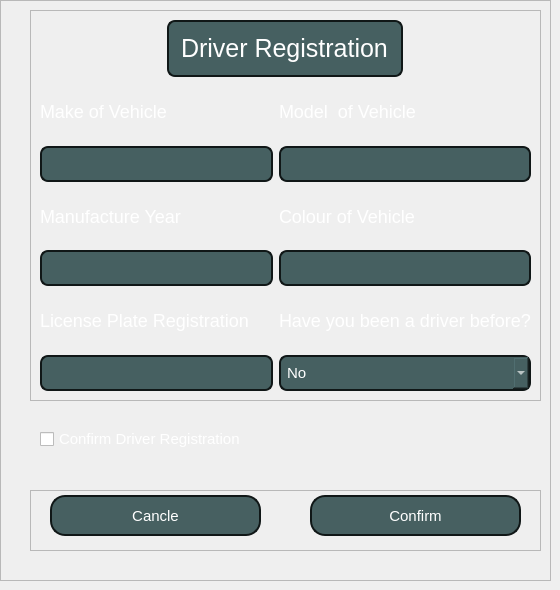
       <widget class="QWidget" name="becomeDriverPage">
        <widget class="QFrame" name="driverForm">
         <property name="geometry">
          <rect>
           <x>0</x>
           <y>0</y>
           <width>551</width>
           <height>581</height>
          </rect>
         </property>
         <property name="frameShape">
          <enum>QFrame::Shape::StyledPanel</enum>
         </property>
         <property name="frameShadow">
          <enum>QFrame::Shadow::Raised</enum>
         </property>
         <widget class="QFrame" name="frame_6">
          <property name="geometry">
           <rect>
            <x>30</x>
            <y>490</y>
            <width>511</width>
            <height>61</height>
           </rect>
          </property>
          <property name="frameShape">
           <enum>QFrame::Shape::StyledPanel</enum>
          </property>
          <property name="frameShadow">
           <enum>QFrame::Shadow::Raised</enum>
          </property>
          <widget class="QPushButton" name="confirmDriver_btn">
           <property name="geometry">
            <rect>
             <x>270</x>
             <y>0</y>
             <width>231</width>
             <height>51</height>
            </rect>
           </property>
           <property name="font">
            <font>
             <family>Arial</family>
             <pointsize>-1</pointsize>
             <bold>false</bold>
            </font>
           </property>
           <property name="cursor">
            <cursorShape>PointingHandCursor</cursorShape>
           </property>
           <property name="styleSheet">
            <string notr="true">QPushButton {
    background-color: #476061;
    color: #FFFFFF;
    font-size: 15px;
    padding: 10px 10px;

    /* Border and Shape */
    border: 2px solid #101717; 
    border-radius: 15px; 
    margin: 5px 10px 5px 10px;
    text-align: center;
}

/* Style for hover over button */
QPushButton:pressed {
    background-color: #4A5C66;
    border: 2px solid #FFFFFF;
}</string>
           </property>
           <property name="text">
            <string>Confirm</string>
           </property>
          </widget>
          <widget class="QPushButton" name="cancleDriver_btn">
           <property name="geometry">
            <rect>
             <x>10</x>
             <y>0</y>
             <width>231</width>
             <height>51</height>
            </rect>
           </property>
           <property name="font">
            <font>
             <family>Arial</family>
             <pointsize>-1</pointsize>
             <bold>false</bold>
            </font>
           </property>
           <property name="cursor">
            <cursorShape>PointingHandCursor</cursorShape>
           </property>
           <property name="styleSheet">
            <string notr="true">QPushButton {
    background-color: #476061;
    color: #FFFFFF;
    font-size: 15px;
    padding: 10px 10px;

    /* Border and Shape */
    border: 2px solid #101717; 
    border-radius: 15px; 
    margin: 5px 10px 5px 10px;
    text-align: center;
}

/* Style for hover over button */
QPushButton:pressed {
    background-color: #4A5C66;
    border: 2px solid #FFFFFF;
}</string>
           </property>
           <property name="text">
            <string>Cancle</string>
           </property>
          </widget>
         </widget>
         <widget class="QFrame" name="driver_reg_layout">
          <property name="geometry">
           <rect>
            <x>30</x>
            <y>10</y>
            <width>511</width>
            <height>391</height>
           </rect>
          </property>
          <property name="styleSheet">
           <string notr="true"/>
          </property>
          <property name="frameShape">
           <enum>QFrame::Shape::StyledPanel</enum>
          </property>
          <property name="frameShadow">
           <enum>QFrame::Shadow::Raised</enum>
          </property>
          <layout class="QGridLayout" name="gridLayout">
           <item row="6" column="1">
            <widget class="QComboBox" name="yes_No">
             <property name="sizePolicy">
              <sizepolicy hsizetype="Preferred" vsizetype="Fixed">
               <horstretch>0</horstretch>
               <verstretch>0</verstretch>
              </sizepolicy>
             </property>
             <property name="styleSheet">
              <string notr="true">QComboBox {
    background-color: #466061; 
    border: 2px solid #101717; 
    border-radius: 8px; 
    padding: 6px;
    color: white; 
    font-size: 15px;            
}

QComboBox QAbstractItemView {
    background-color: #466061;
    color: white;
}

QComboBox:focus {
    background-color: #4A5C66; /* Slightly lighter background on hover */
    border: 2px solid #FFFFFF; /* Highlight the border on hover */
}

</string>
             </property>
             <item>
              <property name="text">
               <string>No</string>
              </property>
             </item>
             <item>
              <property name="text">
               <string>Yes</string>
              </property>
             </item>
            </widget>
           </item>
           <item row="4" column="1">
            <widget class="QLineEdit" name="carColour">
             <property name="sizePolicy">
              <sizepolicy hsizetype="Expanding" vsizetype="Fixed">
               <horstretch>0</horstretch>
               <verstretch>0</verstretch>
              </sizepolicy>
             </property>
             <property name="styleSheet">
              <string notr="true">QLineEdit {
    background-color: #466061; 
    border: 2px solid #101717; 
    border-radius: 8px; 
    padding: 6px;
    color: white; 
    font-size: 15px;            
}
QLineEdit:focus {
    background-color: #4A5C66; /* Slightly lighter background on hover */
    border: 2px solid #FFFFFF; /* Highlight the border on hover */
}</string>
             </property>
             <property name="text">
              <string/>
             </property>
            </widget>
           </item>
           <item row="1" column="0">
            <widget class="QLabel" name="label_9">
             <property name="font">
              <font>
               <family>Arial</family>
               <pointsize>-1</pointsize>
              </font>
             </property>
             <property name="styleSheet">
              <string notr="true">QLabel {
    color: white;                
    font-size: 18px;             
}
</string>
             </property>
             <property name="text">
              <string>Make of Vehicle</string>
             </property>
            </widget>
           </item>
           <item row="5" column="0">
            <widget class="QLabel" name="label_14">
             <property name="font">
              <font>
               <family>Arial</family>
               <pointsize>-1</pointsize>
              </font>
             </property>
             <property name="styleSheet">
              <string notr="true">QLabel {
    color: white;                
    font-size: 18px;             
}
</string>
             </property>
             <property name="text">
              <string>License Plate Registration</string>
             </property>
            </widget>
           </item>
           <item row="5" column="1">
            <widget class="QLabel" name="label_13">
             <property name="font">
              <font>
               <family>Arial</family>
               <pointsize>-1</pointsize>
              </font>
             </property>
             <property name="styleSheet">
              <string notr="true">QLabel {
    color: white;                
    font-size: 18px;             
}
</string>
             </property>
             <property name="text">
              <string>Have you been a driver before?</string>
             </property>
            </widget>
           </item>
           <item row="4" column="0">
            <widget class="QLineEdit" name="manu_Year">
             <property name="sizePolicy">
              <sizepolicy hsizetype="Expanding" vsizetype="Fixed">
               <horstretch>0</horstretch>
               <verstretch>0</verstretch>
              </sizepolicy>
             </property>
             <property name="styleSheet">
              <string notr="true">QLineEdit {
    background-color: #466061; 
    border: 2px solid #101717; 
    border-radius: 8px; 
    padding: 6px;
    color: white; 
    font-size: 15px;            
}
QLineEdit:focus {
    background-color: #4A5C66; /* Slightly lighter background on hover */
    border: 2px solid #FFFFFF; /* Highlight the border on hover */
}</string>
             </property>
             <property name="text">
              <string/>
             </property>
            </widget>
           </item>
           <item row="6" column="0">
            <widget class="QLineEdit" name="licensePlate_reg">
             <property name="sizePolicy">
              <sizepolicy hsizetype="Expanding" vsizetype="Fixed">
               <horstretch>0</horstretch>
               <verstretch>0</verstretch>
              </sizepolicy>
             </property>
             <property name="styleSheet">
              <string notr="true">QLineEdit {
    background-color: #466061; 
    border: 2px solid #101717; 
    border-radius: 8px; 
    padding: 6px;
    color: white; 
    font-size: 15px;            
}
QLineEdit:focus {
    background-color: #4A5C66; /* Slightly lighter background on hover */
    border: 2px solid #FFFFFF; /* Highlight the border on hover */
}</string>
             </property>
             <property name="text">
              <string/>
             </property>
            </widget>
           </item>
           <item row="2" column="1">
            <widget class="QLineEdit" name="carMode">
             <property name="sizePolicy">
              <sizepolicy hsizetype="Expanding" vsizetype="Fixed">
               <horstretch>0</horstretch>
               <verstretch>0</verstretch>
              </sizepolicy>
             </property>
             <property name="styleSheet">
              <string notr="true">QLineEdit {
    background-color: #466061; 
    border: 2px solid #101717; 
    border-radius: 8px; 
    padding: 6px;
    color: white; 
    font-size: 15px;            
}
QLineEdit:focus {
    background-color: #4A5C66; /* Slightly lighter background on hover */
    border: 2px solid #FFFFFF; /* Highlight the border on hover */
}</string>
             </property>
             <property name="text">
              <string/>
             </property>
            </widget>
           </item>
           <item row="3" column="1">
            <widget class="QLabel" name="label_12">
             <property name="font">
              <font>
               <family>Arial</family>
               <pointsize>-1</pointsize>
              </font>
             </property>
             <property name="styleSheet">
              <string notr="true">QLabel {
    color: white;                
    font-size: 18px;             
}
</string>
             </property>
             <property name="text">
              <string>Colour of Vehicle</string>
             </property>
            </widget>
           </item>
           <item row="2" column="0">
            <widget class="QLineEdit" name="carMake">
             <property name="sizePolicy">
              <sizepolicy hsizetype="Expanding" vsizetype="Fixed">
               <horstretch>0</horstretch>
               <verstretch>0</verstretch>
              </sizepolicy>
             </property>
             <property name="styleSheet">
              <string notr="true">QLineEdit {
    background-color: #466061; 
    border: 2px solid #101717; 
    border-radius: 8px; 
    padding: 6px;
    color: white; 
    font-size: 15px;            
}
QLineEdit:focus {
    background-color: #4A5C66; /* Slightly lighter background on hover */
    border: 2px solid #FFFFFF; /* Highlight the border on hover */
}</string>
             </property>
            </widget>
           </item>
           <item row="3" column="0">
            <widget class="QLabel" name="label_11">
             <property name="font">
              <font>
               <family>Arial</family>
               <pointsize>-1</pointsize>
              </font>
             </property>
             <property name="styleSheet">
              <string notr="true">QLabel {
    color: white;                
    font-size: 18px;             
}
</string>
             </property>
             <property name="text">
              <string>Manufacture Year</string>
             </property>
            </widget>
           </item>
           <item row="1" column="1">
            <widget class="QLabel" name="label_10">
             <property name="font">
              <font>
               <family>Arial</family>
               <pointsize>-1</pointsize>
              </font>
             </property>
             <property name="styleSheet">
              <string notr="true">QLabel {
    color: white;                
    font-size: 18px;             
}
</string>
             </property>
             <property name="text">
              <string>Model  of Vehicle</string>
             </property>
            </widget>
           </item>
           <item row="0" column="0" colspan="2" alignment="Qt::AlignmentFlag::AlignHCenter">
            <widget class="QLabel" name="label_15">
             <property name="styleSheet">
              <string notr="true">QLabel {
    background-color: #466061; 
    border: 2px solid #101717; 
    border-radius: 8px; 
    padding: 6px;
    color: white; 
    font-size: 25px;            
}</string>
             </property>
             <property name="text">
              <string>Driver Registration</string>
             </property>
            </widget>
           </item>
          </layout>
         </widget>
         <widget class="QCheckBox" name="confirmCheckbox_driver">
          <property name="geometry">
           <rect>
            <x>40</x>
            <y>430</y>
            <width>493</width>
            <height>18</height>
           </rect>
          </property>
          <property name="font">
           <font>
            <pointsize>-1</pointsize>
           </font>
          </property>
          <property name="cursor">
           <cursorShape>PointingHandCursor</cursorShape>
          </property>
          <property name="styleSheet">
           <string notr="true">QCheckBox{
    color: white;                
    font-size: 15px;             
}
</string>
          </property>
          <property name="text">
           <string>Confirm Driver Registration</string>
          </property>
         </widget>
        </widget>
       </widget>
